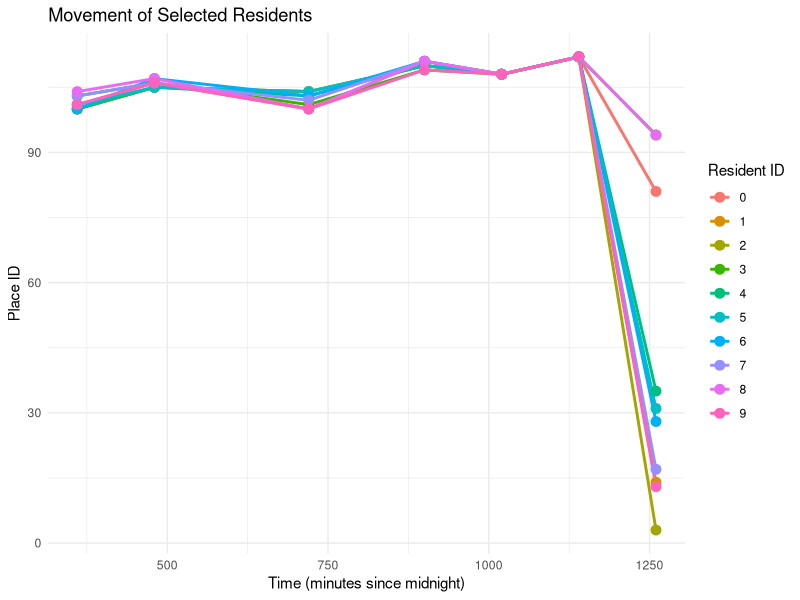

This figure's R source:
# Load necessary libraries
library(ggplot2)
library(dplyr)

# Load the schedule data
schedules <- read.csv("schedule.csv")

# Select a few residents to visualize (e.g., first 3)
selected_residents <- schedules %>% filter(resident_id %in% c(0:9))

# Remove long vertical bars by focusing only on movements
filtered_schedules <- selected_residents %>%
  group_by(resident_id) %>%
  filter(place != lag(place, default = first(place))) %>%
  ungroup()

# Plot the movements of the selected residents
ggplot(filtered_schedules, aes(x = start, y = place, group = resident_id, color = as.factor(resident_id))) +
  geom_line(size = 1) +
  geom_point(size = 3) +
  labs(title = "Movement of Selected Residents",
       x = "Time (minutes since midnight)",
       y = "Place ID",
       color = "Resident ID") +
  theme_minimal()
